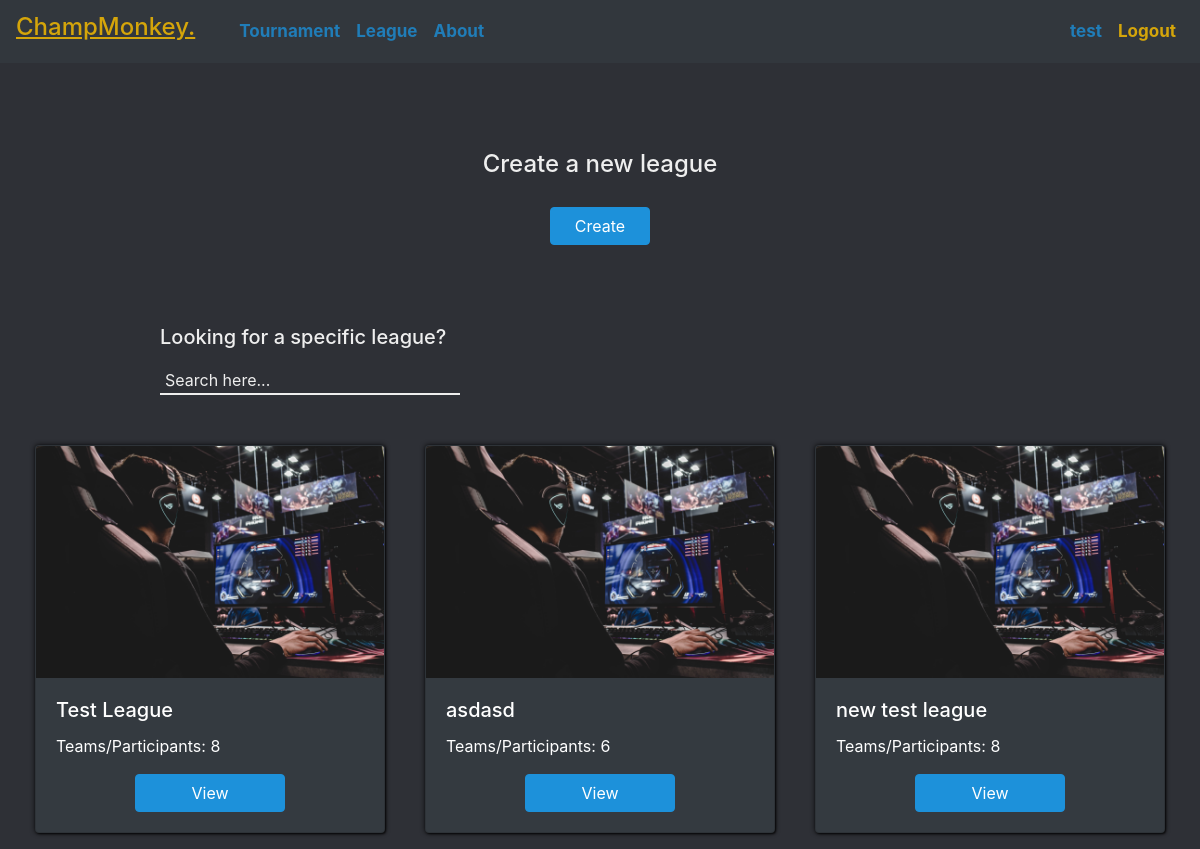
The app's page /league/ (signed in) with its own data.
### thornament/models.py (models this page shows, shortened)
class League(models.Model):
    TYPE = (
        ('One time', 'One time'),
        ('Two times', 'Two times'),
        ('Three times', 'Three times')
        )
    league_name     = models.CharField(max_length=200, null=True)
    league_type     = models.CharField(max_length=200, null=True, choices=TYPE)
    league_teams    = models.IntegerField(null=True)
    league_seed     = models.BooleanField(default=False, null=True)
    date_created    = models.DateTimeField(auto_now_add=True, null=True)
    owner           = models.ForeignKey(User, null=True , on_delete= models.SET_NULL)

### thornament/views.py (the view)
# urls.py: path('league/', league),
@login_required(login_url='/login')
def league(request):
    leagues = League.objects.all()
    context = {
        'leagues':leagues,
    }
    return render(request, 'thornament/league.html', context)

### thornament/templates/thornament/league.html (shortened to what this page needs)
{% extends 'thornament/base_userAuth.html' %}
{% load static %}
{% block content %}
<div class="tournament-generate">
    <div class="generate-button" id="button_generate">
        <h4>Create a new league</h4>
        <button class="btn btn-primary">Create</button>
    </div>
</div>
<div class="tournament-search">
    <div class="tournament-search-wrapper">
        <div class="tournament-search-container">
            <div class="search">
              <h5>Looking for a specific league?</h5>
              <input type="search" placeholder="Search here...">
            </div>
              <div class="card-container">
                {% for i in leagues %}
                <div class="card text-white bg-dark mb-3" style="width: 20rem;">
                  <img src="/static/images/carousel_pic1.jpg" class="card-img-top">
                  <div class="card-body">
                    <h5 class="card-title">{{i.league_name}}</h5>
                    <p class="card-text">Teams/Participants: {{i.league_teams}}</p>
                    <div class="card-btn">
                      <a href="{% url 'leagueview' i.id %}" class="btn btn-primary">View</a>
                    </div>
                  </div>
                </div>
                {% endfor %}
              </div>
        </div>
    </div>
</div>
{% endblock %}

### thornament/templates/thornament/navbar_userAuth.html (shortened to what this page needs)
<div class="navbar-wrapper">
    <nav class="navbar navbar-expand-lg navbar-dark bg-dark sticky-top">
      <a class="navbar-brand" href="/"><h4>ChampMonkey.</h4></a>
      <div class="collapse navbar-collapse" id="navbarNav">
        <ul class="navbar-nav left">
          <li class="nav-item">
            <a class="nav-link" href="/tournament">Tournament</a>
          </li>
          <li class="nav-item">
            <a class="nav-link" href="/league">League</a>
          </li>
          <li class="nav-item">
              <a class="nav-link" href="/about">About</a>
          </li>
        </ul>
        <ul class="navbar-nav right">
          <li class="nav-item">
              <a class="nav-link" href="/mypage">{{ user }}</a>
            </li>
          <li class="nav-item">
            <a class="nav-link" id="logoutUser" href="/logout">Logout</a>
          </li>
        </ul>
      </div>
    </nav>
</div>

### static/css/main.css (style rules this page uses)
html, body { margin: 0 !important; padding: 0 !important; background-color: #2e3036 !important; height: 100vh; }
#main_container .navbar-wrapper .navbar { position: fixed; width: 100%; opacity: 0.8; }
#main_container .navbar-wrapper .navbar .navbar-brand { color: #ffc400; text-decoration: underline; }
#main_container .navbar-wrapper .navbar #navbarNav .right { width: 100%; -webkit-box-pack: end; -ms-flex-pack: end; justify-content: flex-end; }
#main_container .navbar-wrapper .navbar #navbarNav .right a { color: #1d91da; font-weight: bold; font-size: 17px; }
#main_container .navbar-wrapper .navbar #navbarNav .right #logoutUser { color: #ffc400; }
#main_container .navbar-wrapper .navbar #navbarNav .left { margin-left: 20px; width: 90%; }
#main_container .navbar-wrapper .navbar #navbarNav .left a { color: #1d91da; font-weight: bold; font-size: 17px; }

### static/css/form_generator.css (style rules this page uses)
.tournament-generate { margin-top: 150px; display: -webkit-box; display: -ms-flexbox; display: flex; -webkit-box-align: center; -ms-flex-align: center; align-items: center; -webkit-box-pack: center; -ms-flex-pack: center; justify-content: center; width: 100%; color: #eeeeee; }
.tournament-generate .generate-button { display: -webkit-box; display: -ms-flexbox; display: flex; -webkit-box-orient: vertical; -webkit-box-direction: normal; -ms-flex-direction: column; flex-direction: column; -webkit-box-pack: center; -ms-flex-pack: center; justify-content: center; -webkit-box-align: center; -ms-flex-align: center; align-items: center; }
.tournament-generate .generate-button .btn { margin-top: 20px; background-color: #1d91da; border-color: #1d91da; width: 100px; }
.tournament-search { display: -webkit-box; display: -ms-flexbox; display: flex; width: 100%; color: #eeeeee; }
.tournament-search .tournament-search-wrapper { display: -webkit-box; display: -ms-flexbox; display: flex; width: 100%; }
.tournament-search .tournament-search-wrapper .tournament-search-container { margin-top: 20px; display: -webkit-box; display: -ms-flexbox; display: flex; -webkit-box-orient: vertical; -webkit-box-direction: normal; -ms-flex-direction: column; flex-direction: column; -webkit-box-pack: center; -ms-flex-pack: center; justify-content: center; -webkit-box-align: center; -ms-flex-align: center; align-items: center; width: 100%; }
.tournament-search .tournament-search-wrapper .tournament-search-container .search { width: 75%; margin: 60px 0 30px 20px; }
.tournament-search .tournament-search-wrapper .tournament-search-container .search input { margin-top: 10px; padding-left: 5px; width: 300px; border: none; background: transparent; border-bottom: 2px solid #eeeeee; color: #eeeeee; }
.tournament-search .tournament-search-wrapper .tournament-search-container .search input::placeholder { color: #eeeeee; }
.tournament-search .tournament-search-wrapper .tournament-search-container .card-container { display: -webkit-box; display: -ms-flexbox; display: flex; -webkit-box-pack: center; -ms-flex-pack: center; justify-content: center; -webkit-box-align: center; -ms-flex-align: center; align-items: center; -ms-flex-wrap: wrap; flex-wrap: wrap; }
.tournament-search .tournament-search-wrapper .tournament-search-container .card-container .card { margin: 20px; width: auto !important; max-width: 350px; -webkit-box-shadow: 0px 0px 5px #09090a, 1px 1px 2px #09090a; box-shadow: 0px 0px 5px #09090a, 1px 1px 2px #09090a; }
.tournament-search .tournament-search-wrapper .tournament-search-container .card-container .card .card-body { -webkit-box-pack: start; -ms-flex-pack: start; justify-content: flex-start; text-align: start; }
.tournament-search .tournament-search-wrapper .tournament-search-container .card-container .card .card-body .card-btn { width: 100%; display: -webkit-box; display: -ms-flexbox; display: flex; -webkit-box-pack: center; -ms-flex-pack: center; justify-content: center; }
.tournament-search .tournament-search-wrapper .tournament-search-container .card-container .card .card-body .card-btn .btn { background-color: #1d91da; border-color: #1d91da; width: 150px; }

### records on screen
League: league_name "Test League", league_teams "8"
League: league_name "asdasd", league_teams "6"
League: league_name "new test league", league_teams "8"

### other values on screen
{{ user }} "test"
